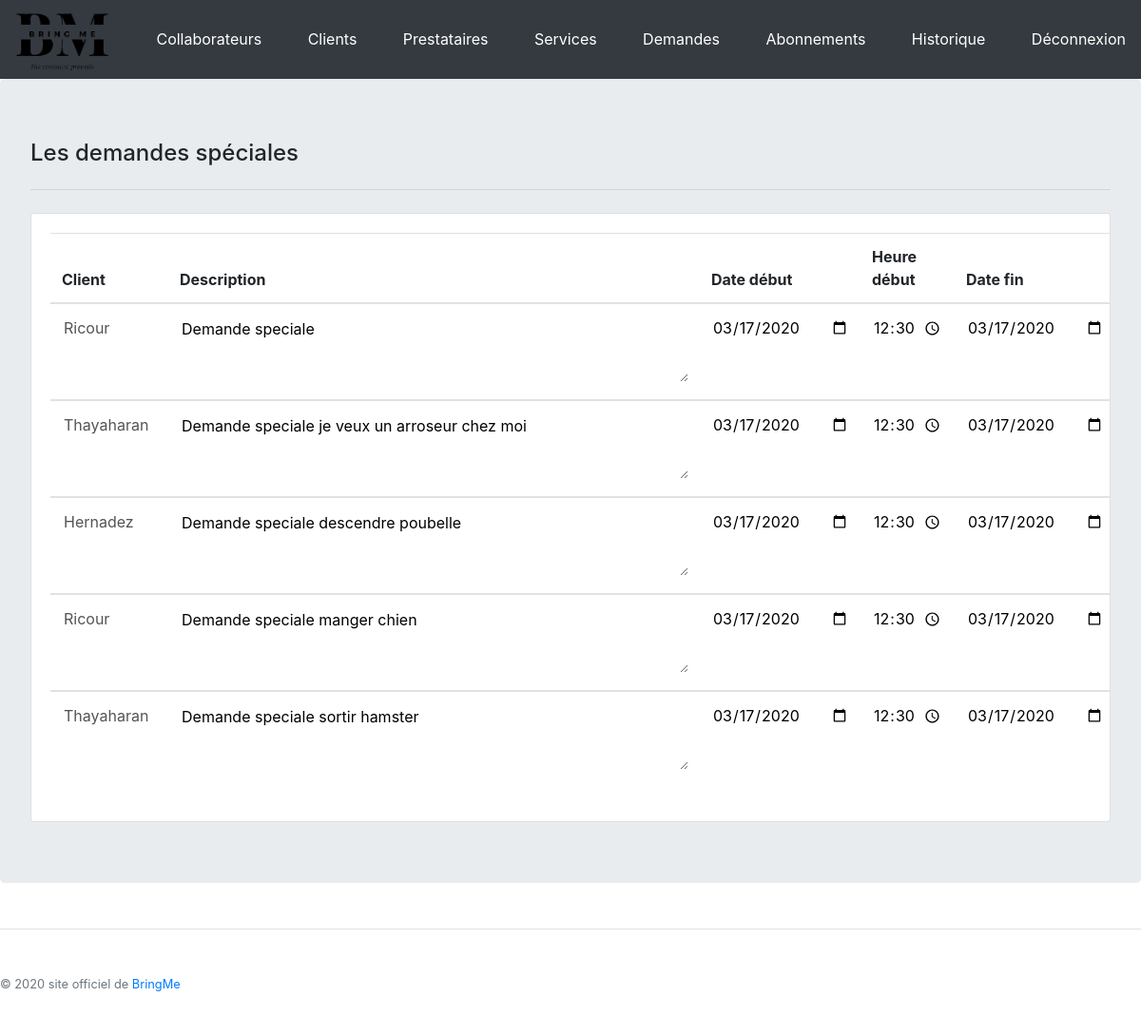
/back/request.php (signed in), run on the app's committed database.
### tables this page shows
CREATE TABLE IF NOT EXISTS `DELIVERY` (
  `idDelivery` INT AUTO_INCREMENT,
  `deliveryDateStart` DATE,
  `deliveryDateEnd` DATE,
  `deliveryHourStart` TIME,
  `deliveryState` INT,
  `deliveryRate` INT,
  `idService` INT,
  `idProvider` INT,
  `idBill` INT,
  `deliveryHourEnd` TIME,
  PRIMARY KEY (`idDelivery`),
  INDEX `PROVISION_SERVICE_FK` (`idService` ASC),
  INDEX `PROVISION_PROVIDER_FK` (`idProvider` ASC),
  INDEX `PROVISION_BILL_FK` (`idBill` ASC),
  CONSTRAINT `PROVISION_SERVICE_FK`
    FOREIGN KEY (`idService`)
    REFERENCES `SERVICE` (`idService`)
    ON DELETE CASCADE,
  CONSTRAINT `PROVISION_PROVIDER_FK`
    FOREIGN KEY (`idProvider`)
    REFERENCES `PROVIDER` (`idProvider`)
    ON DELETE CASCADE,
  CONSTRAINT `PROVISION_BILL_FK`
    FOREIGN KEY (`idBill`)
    REFERENCES `BILL` (`idBill`)
    ON DELETE CASCADE);

CREATE TABLE IF NOT EXISTS `USER` (
  `idUser` INT AUTO_INCREMENT,
  `userEmail` VARCHAR(50) NOT NULL,
  `userPassword` VARCHAR(255) NOT NULL,
  `userFirstName` VARCHAR(50),
  `userLastName` VARCHAR(50),
  `userBirth` DATE,
  `userAddress` VARCHAR(250),
  `userIdCity` INT,
  `userPhone` VARCHAR(20),
  `userPrivilege` INT,
  `userIp` VARCHAR(50),
  `userAgent` VARCHAR(500),
  `userAnnulation` INT,
  `state` TINYINT(1),
  `idSubscription` INT,
  `subStart` DATE,
  `subEnd` DATE,
  `subHourLeft` FLOAT,
  `userGuid` char(36),
  PRIMARY KEY (`idUser`),
  INDEX `fk_USER_SUBSCRIPTION1_idx` (`idSubscription` ASC),
  CONSTRAINT `fk_USER_SUBSCRIPTION1`
    FOREIGN KEY (`idSubscription`)
    REFERENCES `SUBSCRIPTION` (`idSub`)
    ON DELETE NO ACTION
    ON UPDATE NO ACTION,
  INDEX `USER_CITY_FK` (`userIdCity` ASC),
  CONSTRAINT `USER_CITY_FK`
      FOREIGN KEY (`userIdCity`)
      REFERENCES `CITY` (`idCity`)
      ON DELETE CASCADE);

CREATE TABLE IF NOT EXISTS `BILL` (
  `idBill` INT AUTO_INCREMENT,
  `idUser` INT,
  `billDate` DATE,
  `billDescription` VARCHAR(250),
  `billPrice` FLOAT,
  `billState` INT,
  `billStripeId` VARCHAR(250),
  PRIMARY KEY (`idBill`),
  INDEX `BILL_USER_FK` (`idUser` ASC),
  CONSTRAINT `BILL_USER_FK`
    FOREIGN KEY (`idUser`)
    REFERENCES `USER` (`idUser`)
    ON DELETE CASCADE);

### back/request.php (the view, shortened to what this page needs)
<?php include('../include/config.php');
$query = $pdo->prepare('SELECT * FROM DELIVERY INNER JOIN BILL on BILL.idBill = DELIVERY.idBILL INNER JOIN USER on USER.idUser = BILL.idUser WHERE DELIVERY.deliveryState = 2');
$query->execute();
$resultats = $query->fetchAll();
?>
<!DOCTYPE html>
<html>
<head>
  <link rel="stylesheet" href="../css/bootstrap.min.css">
  <link rel="stylesheet" href="../css/inscription.css">
</head>
<body>
<?php
  include('include/headerBack.php');
?>
<div class="jumbotron table-responsive-xl">
        <h4>Les demandes spéciales</h4>
        <hr class="my-4">
<div class="accordion" id="accordionExample">
  <div class="card">
    <div id="collapseOne" class="collapse show" aria-labelledby="headingOne" data-parent="#accordionExample">
      <div class="card-body">
        <table class="table table-hover">
            <thead>
              <tr>
                    <th scope="col">Client</th>
                    <th scope="col">Description</th>
                    <th scope="col">Date début</th>
                    <th scope="col">Heure début</th>
                    <th scope="col">Date fin</th>
              </tr>
            </thead>
          <?php
              foreach ($resultats as $demande) { ?>
                <tbody>
                  <tr>
                    <form action="PHP/requestValidation.php" method="POST">
                         <td>
                            <input type="text" class="inputRequest" name="user" value="<?php echo $demande['userLastName']; ?>" disabled>
                         </td>
                        <td>
                            <textarea id="descRequest" type="text" name="description" ><?php echo $demande['billDescription']; ?></textarea>
                        </td>
                        <td>
                            <input type="date" class="inputDate" name="dateStart" value="<?php echo $demande['deliveryDateStart']; ?>">
                        </td>
                        <td>
                            <input type="time" class="inputTime" name="hourStart" value="<?php echo $demande['deliveryHourStart']; ?>">
                        </td>
                        <td>
                            <input type="date" class="inputDate" name="dateEnd" value="<?php echo $demande['deliveryDateEnd']; ?>">
                        </td>
                    </form>
                  </tr>
                </tbody>
          <?php } ?>
        </table>
      </div>
    </div>
  </div>
</div>
</div>
  <?php include('../include/footer.php'); ?>
</body>
</html>

### css/back.css (style rules this page uses)
input { background-color:transparent; border: 0px solid; }
#descRequest { background-color:transparent; border: 0px solid; width: 535px; height: 70px; }
.inputRequest { width: 100px; }
.inputTime { width: 75px; }
.inputDate { background-color:transparent; border: 0px solid; width: 145px; }

### data on the page
delivery: user "Ricour", description "Demande speciale", dateStart "03/17/2020", hourStart "12:30:00", dateEnd "03/17/2020"
delivery: user "Thayaharan", description "Demande speciale je veux un arroseur chez moi", dateStart "03/17/2020", hourStart "12:30:00", dateEnd "03/17/2020"
delivery: user "Hernadez", description "Demande speciale descendre poubelle", dateStart "03/17/2020", hourStart "12:30:00", dateEnd "03/17/2020"
delivery: user "Ricour", description "Demande speciale manger chien", dateStart "03/17/2020", hourStart "12:30:00", dateEnd "03/17/2020"
delivery: user "Thayaharan", description "Demande speciale sortir hamster", dateStart "03/17/2020", hourStart "12:30:00", dateEnd "03/17/2020"
